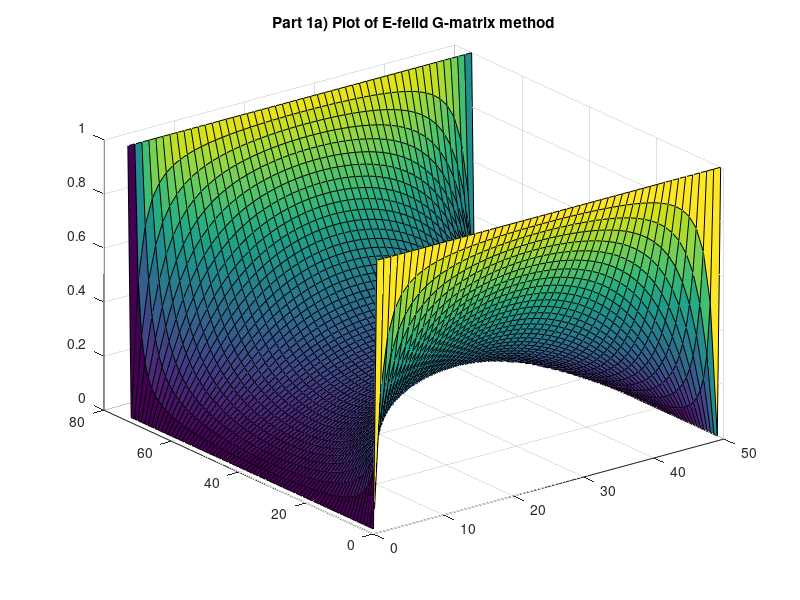
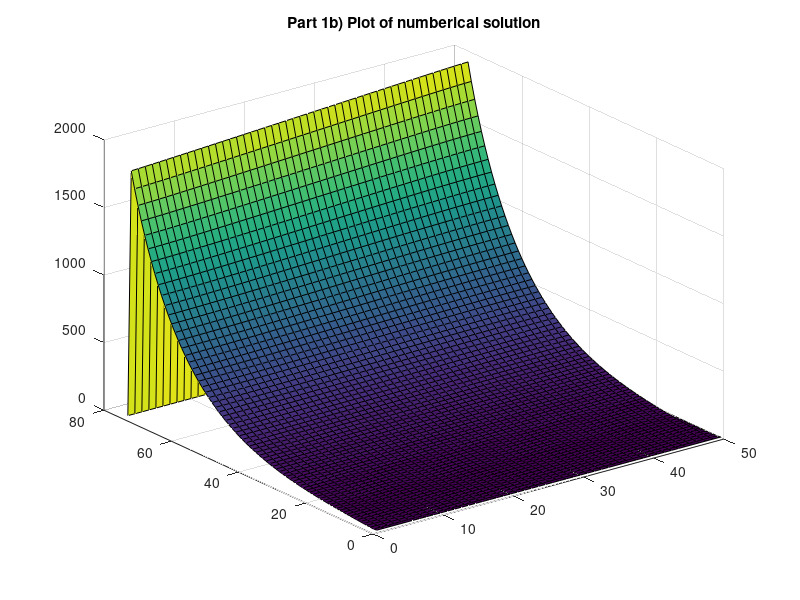
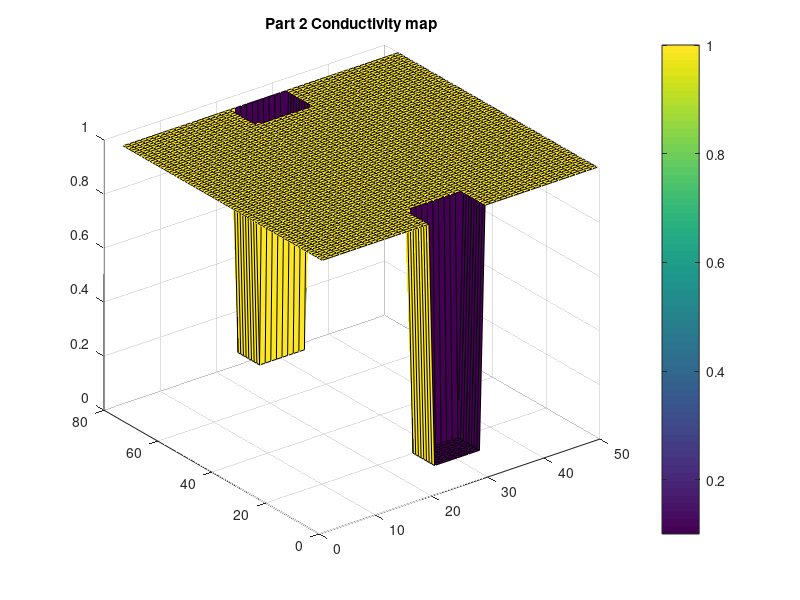

These figures' MATLAB source, in order: (Note: this script raises an error after producing the figures.)
%% Assignment 2 Sonya Stuhec-Leonard

%% Part 1: solve by Finite difference a box of L X W

clear
close 

%box dimensions
W = 50;
L = W*3/2;

%Boundary condition values
V0 = 3;

%Create conductivity map of area LXW
Map = zeros(L, W);
%background conductivity
background = 1; 
%conductivijty object
object = 0.1; 
%wijdth object
wobj = L/4;
%height object
hobj = W/5; 
%object positions (manually selected)
PosObj = [W/2, hobj/2; W/2, L-hobj/2];
NumObj = 2;
%Create G matrjx
G = sparse(L*W);
%create conductivity map in n space
% map_n = zeros(L*W);
%B matrix defines boundary conditions
B = zeros(1, L*W);

%populate G-matrijx
for i = 1:L
    for j = 1:W
        %numbering scheme for G
        n = j+(i-1)*W;
        
        if i==1 
            %at x=0 Bc = V0, and djagonal of BC = 1
            G(n, n) = V0;
            B(n) = V0;
            
        elseif i==L
            %at x=L BC=0, and djagonal of BC = 1
            G(n, n) = V0;
            B(n) = V0;
            
        elseif j==1 
            
            G(n, n) = 1;
            B(n) = 0;
            
        elseif j==W
            G(n, n) = 1;
            B(n) = 0;
            
        else
            %solve FD equations or put 1 an d4 in the row coresponding to
            %the j, i posjtjon
            L_Minus1 = j+(i-2)*W;
            L_Plus1 = j+ (i)*W;
            W_Minus1 = j-1+(i-1)*W;
            W_Plus1 = j+1+(i-1)*W;
            
            G(n, n)= -4;
            G(n, L_Minus1) = 1;
            G(n, L_Plus1) = 1;
            G(n, W_Minus1) = 1;
            G(n, W_Plus1) = 1;
            
        end
    end
end

% %useful for quick verification of G
% figure
% spy(G)
% title('Spying on G matrix')

V = (G)\B'; %inverse(G)*B

% Define Eigen vector of nx by ny plane

for i=1:L
    for j=1:W
        n=j+(i-1)*W;
        V_vec(i, j) = V(n); 
    end
end

figure
surf(V_vec)
title('Part 1a) Plot of E-feild G-matrix method')

%% 1b) anlytical serise solution for comparison

% reset value of n
n=0;
sumation=0;
a=W;
b=L;
%meshing vairable
nMax=100;

V_numberical = zeros(L, W);

for x = 1:L
    for y = 1:W
        
        if x==1 || x==L
            %at x=0 Bc = V0, and diagonal of BC = 1
            V_numberical(x, y) = V0;
            
        elseif y==0 || y==W
            V_numberical(x, y) = 0;
            
        else
            for n=1:2:nMax
                sumation=sumation+(1/n*cosh(n*pi*x/a)/cosh(n*pi*b/a)*sin(n*pi*y/a));
            end
            V_numberical(x, y) = 4*V0/pi*sumation;
        end
    end
end

figure
surf(V_numberical)
title('Part 1b) Plot of numberical solution')

% Hello Aaron,
% This paragraph of comments is my discusson of numberical vs analytical
% methods. I thought it might be more efficent to put it here rather than
% in a seperate document. 

% This solutions should approach the anaytica solutions withign a margin of
% error since the sum cannot be taken to infinity. The first few terms
% should be the largest contributing factors to the soultions, with ach
% additional term improving the acuracy by smaller and smaller amounts.

% You should stop an analytical seriser when you are within a reasonable
% margin of error of the expected or analytical solution. The precise
% number of iterations to go throuh will depend on that application, as
% the definitionfor a reasonable margin of error. 

% Numberical solution can be much faster and tends to be more intuative
% forward however its cons include lack of acuracey, difficult for complex
% problmes and gemetries also, fine meshing improves accuracy but also 
% makes the simulations slow. 

% An analytical method is more acturate, applicable to complex systems  
% and faster to simulate. However, they are limited in terms of
% application becase they usally solve for a simplified version of a
% system. 

% My simulation is not correct here. After discussing with other students
% the code iteslf seems to be fine, and it is a matter of debugging,
% however my attempts have not found the problem and I hope the description
% of my understanding is sufficent, despite not have a correct graph to 
% show. 

%% Part 2a)Current flow with bottle neck 
%populate conductivity map
for i=1:L
    for j=1:W
        Map(i, j) = background;   
        %set conductivity of objects
        for obj = 1:NumObj
            dx = PosObj(obj,1)-j;
            dy = PosObj(obj,2)-i;
            if (dx)^2 <= wobj && (dy-1)^2 <= hobj
                Map(i, j) = object;
            elseif(dx)^2 <= wobj && (dy+1)^2 <= hobj
                Map(i, j) = object;
            end    
        end
    end
end

%plot conductivity
figure
surf(Map)
title('Part 2 Conductivity map')
colorbar

% put conductivity map into n space
for i=1:L
    for j=1:W
        n=j+(i-1)*W;
        map_n(n) = Map(i, j); 
    end
end

%conductivity acounted for G matrjx
G2 = G.*map_n;

V2 = zeros(L, W);

V2 = G2\B'; %inverse(G)*B

% Define Ejgen vector of nx by ny plane

for i=1:L
    for j=1:W
        n=j+(i-1)*W;
        %changing fjrst col of E (ejgen vetor) to the nx X ny matrjx for
        %plotting. Chaningn whjch col of E you convert wjll change withc
        %ejgen vector you look at
        V_vec2(i, j) = V2(n); 
    end
end

figure
surf(V_vec2)
title('Plot of e-feild in x-y plane')


[Ex, Ey] = gradient(V_vec);

% [ExA, EyA] = gradient(V_numberical);

%plot of the Ex and Ey fejld
figure
quiver (Ex, Ey)
title('Part 2 E-feild')

Y0 = zeros(L, W);
X0 = zeros(L, W);

% %Ex plot
% figure
% quiver (Ex, Y0)
% title('Part 2 E_x-feild')
% 
% %Ey plot
% figure
% quiver (X0, Ey)
% title('Part 2 E_y-feild')
 
%initalize current moatrix
J = zeros(L, W);

for i=1:L
    for j=1:W
        J(:, j) = Map(:, j).*-Ex(:, j);
        J(i, :) = Map(i, :).*-Ey(i, :);
    end
end

%Ey plot
figure
surf (J)
title('Part 2 Electric feild density')

%output of current on the x, y plane
fprintf('output of current on the x, y plane for upper contact region')
J(W/2-wobj-1:W/2+obj-1, hobj-1:W-1)

%% Part 2b) effect of different parameters on current
%variation of current with mesh size
%anaytical solution altered since there is no change in for G method
m = [3, 25, 50, 100];
J1_mesh = Assignment2ParameterVariable_numberical( m(1), object, hobj );
J2_mesh = Assignment2ParameterVariable_numberical( m, object, hobj );
J3_mesh = Assignment2ParameterVariable_numberical( 50, object, hobj );
J4_mesh = Assignment2ParameterVariable_numberical( 100, object, hobj );
 
J_mesh = [mean(mean(J1_mesh)), mean(mean(J2_mesh)), mean(mean(J3_mesh)), mean(mean(J4_mesh))];

% P_mesh = polyfit(m,J_mesh,1);
% yfit_mesh = P_mesh(1).*m+P_mesh(2);

figure 
plot(m, J_mesh, '.r', 'MarkerSize', 20)
% hold on
% plot(m,yfit_mesh,'r-.');
title('Effect on increaing meshing size')
xlabel('Mesh size')
ylabel('Average current')

%variation in current with bottle neck size
h = [W/4, W/6, W/8, W/10];
J1_neck = Assignment2ParameterVariable( object, h(1) );
J2_neck = Assignment2ParameterVariable( object, h(2) );
J3_neck = Assignment2ParameterVariable( object, h(3) );
J4_neck = Assignment2ParameterVariable( object, h(4) );

J_neck = [mean(mean(J1_neck)), mean(mean(J2_neck)), mean(mean(J3_neck)), mean(mean(J4_neck))];
BN = abs(h.*2-W); %bottle neak is the width -2*height of each object

% P_neck = polyfit(BN ,J_neck,1);
% yfit_neck = P_neck(1).*BN+P_neck(2);

figure 
plot(BN, J_neck, '.c', 'MarkerSize', 20)
% hold on
% plot(BN,yfit_neck,'r-.');
title('Effect on increaing bottle neck size')
xlabel('Bottle neack seperation')
ylabel('Average current')


% %variation in current with conductivity
c = [0.01, 0.1, 1, 10];
J1_cond = Assignment2ParameterVariable( c(1), hobj );
J2_cond = Assignment2ParameterVariable( c(2), hobj );
J3_cond = Assignment2ParameterVariable( c(3), hobj );
J4_cond = Assignment2ParameterVariable( c(4), hobj );

J_cond = [mean(mean(J1_cond)), mean(mean(J2_cond)), mean(mean(J3_cond)), mean(mean(J4_cond))];

P_cond =polyfit(c ,J_cond,1);
yfit_cond = P_cond(1).*c+P_cond(2);

figure 
plot(c, J_cond, '.b', 'MarkerSize', 20)
hold on
plot(c,yfit_cond,'r-.');
title('Effect on increaing conductivity of squares')
xlabel('Conductity of boxes')
ylabel('Average current')